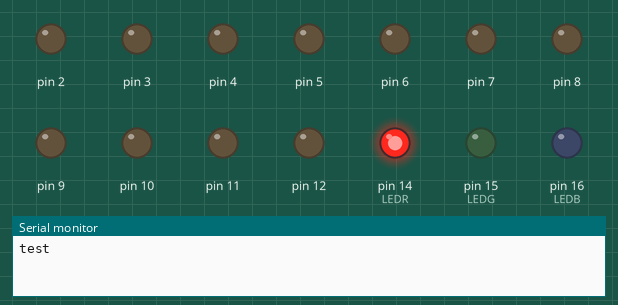
A sketch run on a simulated Arduino Uno, built with avr-gcc and run on an emulated ATmega328P. Parts: output pins drawn as LEDs (lit = HIGH), the last lines printed to the serial monitor.

Above: at 0.5 s.
At 1.5 s:
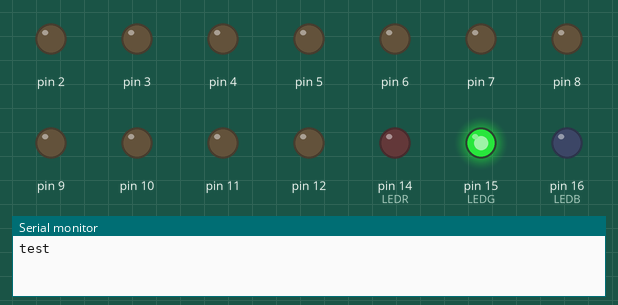
At 5.5 s:
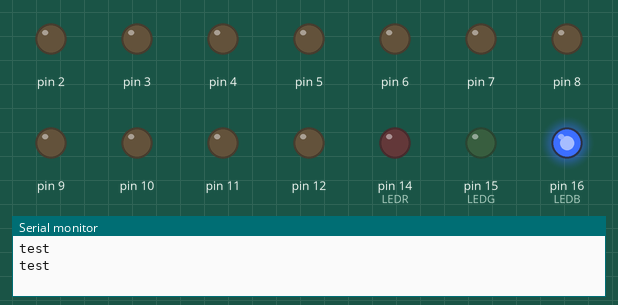
Timing chart, 0 to 6.9 s (numbered marks = the images above):
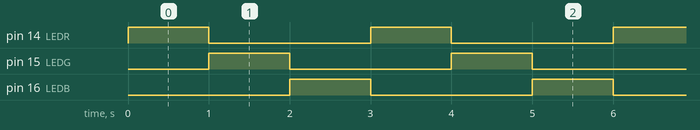

Measured:
- by itself, pin 14 (LEDR), pin 15 (LEDG), pin 16 (LEDB): alternates HIGH for 1.0 s and LOW for 2.0 s
- by itself, everything shown: repeats every 3.0 s, in 3 steps

The sketch:

board_01_test.ino
```cpp
// BOARD 01

int LEDR = 14;
int LEDG = 15;
int LEDB = 16;

void setup() {


  for (int i = 0; i < 17; i++) {  // pin 17 (physical 6) is UPDI
    pinMode(i, OUTPUT);
  }
  Serial.begin(115200);  // I can't get serial through a programmer?
}

void loop() {

  led_cycle();
  // for (int i = 0; i < 5; i++) {
  //   for (int j = 0; j < 5; j++) {
  //     digitalWrite(i * 4 + j, HIGH);
  //   }

  //   delay(500);

  //   for (int j = 0; j < 5; j++) {
  //     digitalWrite(i * 4 + j, LOW);
  //   }
  // }
}

void led_cycle() {
  digitalWrite(LEDB, LOW);
  digitalWrite(LEDR, HIGH);
  Serial.println("test");
  delay(1000);

  digitalWrite(LEDR, LOW);
  digitalWrite(LEDG, HIGH);
  delay(1000);

  digitalWrite(LEDG, LOW);
  digitalWrite(LEDB, HIGH);
  delay(1000);
}
```
